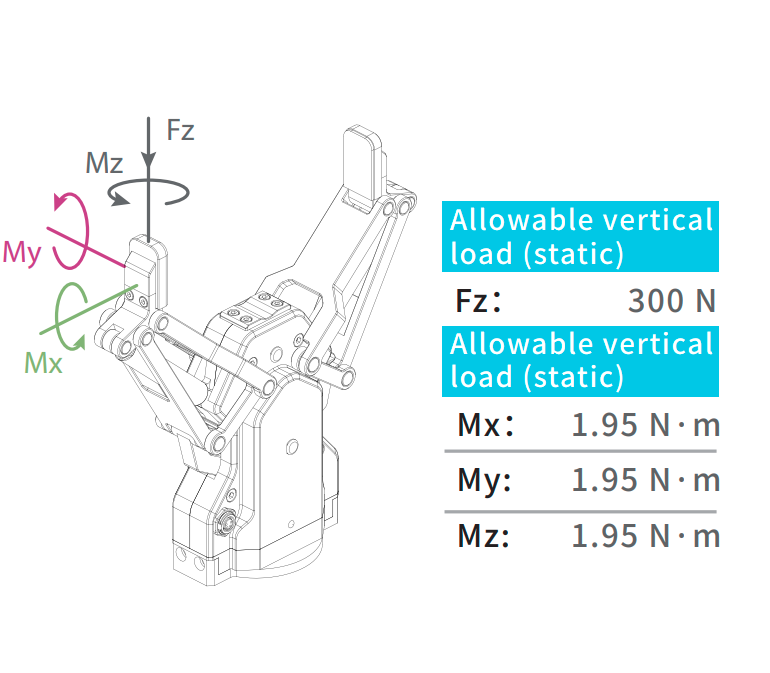
#> input picture _images/ag145load.png, 770 x 673 px; its folder holds 4 pictures in this run
$ python resizer.py   (older library calls are emulated)
#> lines starting #> are read from the running program, lines starting #| are printed output that depends on the picture
import os
from PIL import Image

baseheight = 60
path_to_input = '.'
path_to_output = './../output'

print(f"{len(os.listdir(path_to_input))} images to be resized.")

for image_path in os.listdir(path_to_input):
    if os.path.isdir(image_path):
        pass
    else:
        print(f"resizing: {image_path}.")
        input_path = os.path.join(path_to_input, image_path)
        image_to_resize = Image.open(input_path)
#> image_to_resize is the input picture: PIL image 770x673 RGBA; mean R, G, B, A 233.5, 246.3, 248.3, 255
        hpercent = (baseheight/float(image_to_resize.size[1]))
#> hpercent = 0.0892
        wsize = int((float(image_to_resize.size[0])*float(hpercent)))
#> wsize = 68
        img = image_to_resize.resize((wsize, baseheight), Image.ANTIALIAS)
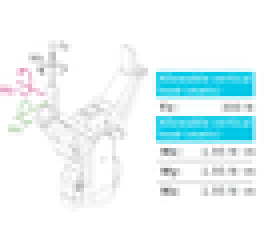
#> img: PIL image 68x60 RGBA (shown 4 times larger); mean R, G, B, A 233.1, 246, 248, 255
        img.save(os.path.join(path_to_output, image_path))
#> pass 2 of the loop `for image_path in os.listdir(path_to_input):`:
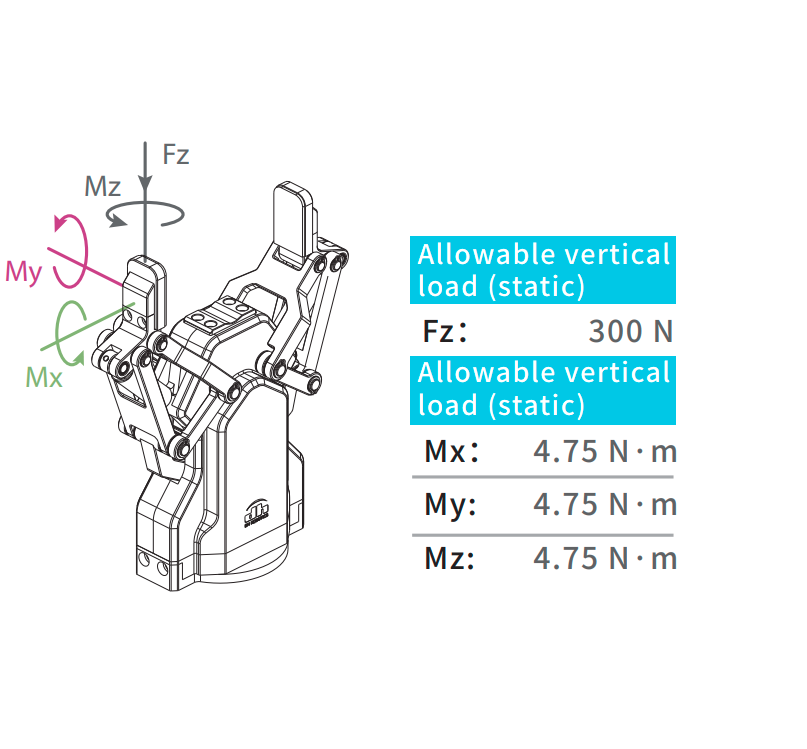
#> input picture _images/ag95load.png, 807 x 749 px
#> image_to_resize is the input picture: PIL image 807x749 RGB; mean R, G, B 234.9, 245, 246.6
#> `img = image_to_resize.resize((wsize, baseheight), Image.ANTIALIAS)`:
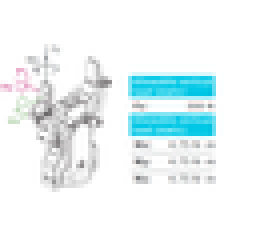
#> img: PIL image 64x60 RGB (shown 4 times larger); mean R, G, B 234.5, 244.7, 246.3
#> (the run stopped early here; a loop or call above may not have finished)
